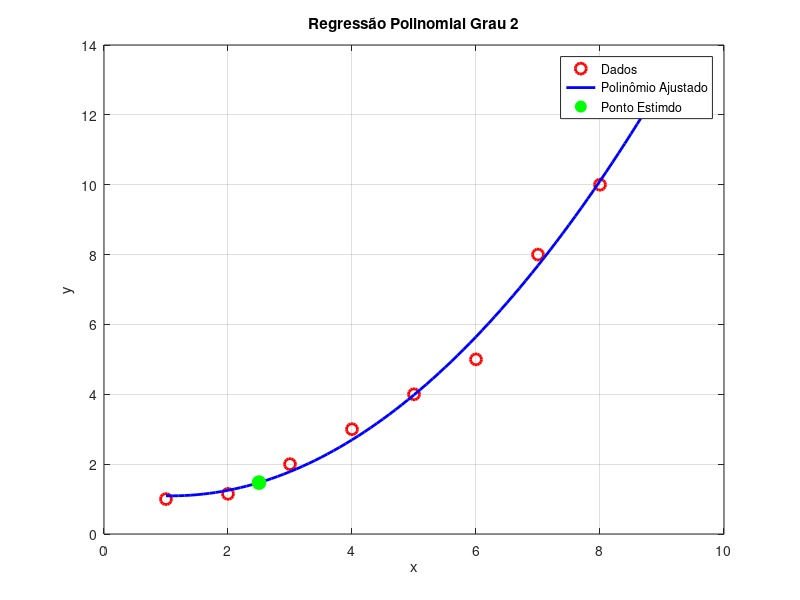

This figure's MATLAB source:
function lista5_ex_4 ()
clc;
x = 1:9; %criando vetor com os valores passaodos
x = x'; % traspondo para ficar vetor coluna
y = [1;
     1.15;
     2;
     3;
     4;
     5;
     8;
     10;
     13;];

 xEstimado = 2.5;
 graus = [ 1 , 2 ,11]; %graus dados

 grau = graus(2); % MUDE AQUI  para definir o grau da regressao polinomial

 printf("Regressão Polinomial de grau %d\n ", grau);

 coeficientes = regressaoPolinomial(x,y,grau); % chamando funcao do metodo numerico
 imprimirPolinomio(coeficientes);

 yEstimado = calcularPolinomio(coeficientes,xEstimado);
 printf("Valor estimado em x = %d: %0.6f\n",xEstimado,yEstimado);

[r2,r] = calcularR2(x,y,coeficientes);
printf("r^2 = %.6f\n",r2);
printf("r = %.6f\n",r);

plotarGrafico(x,y,coeficientes,grau,xEstimado,yEstimado);
endfunction

function coeficientes = regressaoPolinomial(x,y,grau)

  pontos = length(x);
  A = zeros(pontos,grau+1); % alocando matriz com zeros/ linnhas pontos e coluna coeficientes do polinomio

  for i = 1:pontos
    for j = 0:grau
      A(i,j+1) = x(i)^(grau-j);
    endfor
  endfor

  coeficientes =  (A'  * A) \ (A' * y) ; % resolvendo o sistema linear achando os coeficientes

endfunction

function  yEstimado = calcularPolinomio(coeficientes, xEstimado)

  grau = length(coeficientes) - 1;
  yEstimado = 0;

  for i = 1:length(coeficientes)
    expoente = grau - (i-1);
    yEstimado = yEstimado  + coeficientes(i) * xEstimado^expoente; % calculando o valor do polinomio no ponto, nos coeficientes achados
  endfor
endfunction

function [r2,r] = calcularR2(x,y,coeficientes)

  lx = length(x) ;
  somay = 0;
  for i = 1:lx
    somay = somay + y(i); %fazendo a soma total
  endfor
  mediay = somay / lx; %calculando media de y

  yAjustado = zeros(lx,1);
  for i = 1:lx
    yAjustado(i) = calcularPolinomio(coeficientes,x(i));  %ajustando os valores
  endfor

  St = 0;
  for i = 1:lx
    St = St + (y(i) - mediay)^2;
  endfor

  Sr = 0;
  for i = 1:lx
    Sr = Sr + (y(i) - yAjustado(i))^2;
  endfor

  r2 = (St - Sr) / St;
  r = sqrt(r2);
endfunction

function imprimirPolinomio(coeficientes)

  l = length(coeficientes);
  printf('Polinômio ajustado:\nP(x) = ');

  for i = 1: l

    expoente = l - i;

    if expoente > 1
      fprintf('%.6fx^%d', coeficientes(i), expoente);
    elseif expoente == 1
      fprintf('%.6fx', coeficientes(i));
    else
      fprintf('%.6f', coeficientes(i));
    end

    if i < l
      fprintf(' + ');
    end

  end
  fprintf('\n');
endfunction

function plotarGrafico(x,y,coeficientes,grau,xEstimado,yEstimado)

  plotx = min(x) : 0.1 : max(x);
  ploty = zeros(length(plotx),1);

  for i = 1:length(plotx);
    ploty(i) = calcularPolinomio(coeficientes,plotx(i));
  endfor

  figure(1);
    plot(x, y, 'ro', 'MarkerSize', 8, 'LineWidth', 2);
  hold on;
  plot(plotx, ploty, 'b-', 'LineWidth', 2);
  plot(xEstimado,yEstimado,'go', 'MarkerSize', 10,  'MarkerFaceColor', 'g');

  title(['Regressão Polinomial Grau ', num2str(grau)]);
  xlabel('x');
  ylabel('y');
  legend('Dados', 'Polinômio Ajustado','Ponto Estimdo');
  grid on;
  endfunction
